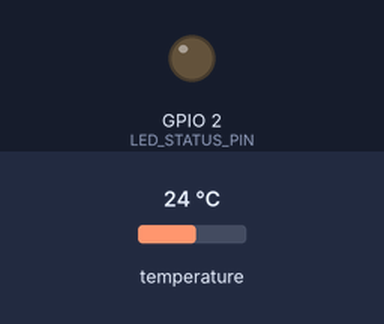
A sketch run on a simulated ESP32. Shown: output pins drawn as LEDs (lit = HIGH). The test bench sets the inputs (shaded band); at power-on: temperature 24 °C. WiFi joins after 1.5 s; servers stay silent unless stated; uploads are accepted with an empty reply; what the sketch prints to the serial monitor is not drawn.

Above: at 6.2 s.
At 10.4 s:
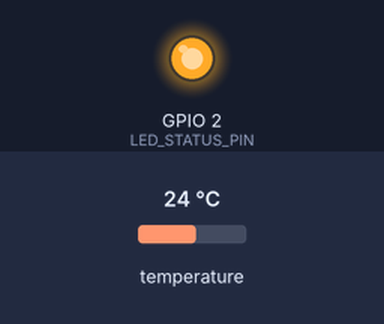
Timing chart, 0 to 15.5 s (numbered marks = the images above):
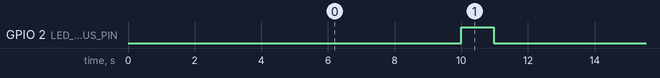

Measured:
- by itself, GPIO 2 (LED_STATUS_PIN): alternates HIGH for 0.97 s and LOW for 9.0 s

The sketch:

vetshield_esp32_ds18b20.ino
```cpp
/*
 * ==============================================================================
 *  VetShield - Physical ESP32 Livestock Telemetry Firmware
 *  Sensor: DS18B20 Waterproof 1-Wire Digital Temperature Probe
 *  Target Microcontroller: ESP32 Dev Module / NodeMCU-32S
 * ==============================================================================
 *
 * WIRING DIAGRAM (DS18B20 to ESP32):
 * ------------------------------------------------------------------------------
 *  DS18B20 Wire Color   Function     ESP32 Pin
 *  ------------------------------------------------------------------------------
 *  RED                  VCC          3.3V (or 5V)
 *  BLACK / BLUE         GND          GND
 *  YELLOW / WHITE       DATA         GPIO 4 (D4)
 *
 *  CRITICAL REQUIREMENT:
 *  Connect a 4.7k Ohm resistor between VCC (3.3V) and DATA (GPIO 4) as a pull-up!
 *  Without this resistor, the sensor cannot communicate on the 1-Wire bus.
 * ------------------------------------------------------------------------------
 *
 * REQUIRED ARDUINO IDE LIBRARIES (Install via Tools > Manage Libraries):
 *  1. "OneWire" by Jim Studt, Tom Pollard, Robin Bliss, Paul Stoffregen
 *  2. "DallasTemperature" by Miles Burton
 * ==============================================================================
 */

#include <WiFi.h>
#include <HTTPClient.h>
#include <OneWire.h>
#include <DallasTemperature.h>

// ==============================================================================
// 1. NETWORK & INGESTION CONFIGURATION
// Replace with your local Wi-Fi credentials and computer's LAN IP address.
// To find your IP on Windows: Open PowerShell and type 'ipconfig' (e.g. 192.168.1.14)
// ==============================================================================
const char* WIFI_SSID     = "YOUR_WIFI_NAME";        // <-- Put your Wi-Fi name here
const char* WIFI_PASSWORD = "YOUR_WIFI_PASSWORD";    // <-- Put your Wi-Fi password here

// Ingestion Endpoint: Use your computer's local IP address on port 5000
const char* SERVER_URL    = "http://192.168.1.14:5000/api/telemetry";

// Device Identification & Security Key (from VetShield Device Management tab)
const char* DEVICE_ID     = "ESP32-VET-01";
const char* DEVICE_API_KEY= "vetshield_sec_esp32_k8912x";

// Hardware Pin Configuration
const int ONE_WIRE_BUS    = 4;     // DS18B20 Data pin connected to GPIO 4
const int LED_STATUS_PIN  = 2;     // Built-in blue LED on most ESP32 boards

// Telemetry Transmission Frequency
const unsigned long SEND_INTERVAL_MS = 10000; // Transmit reading every 10 seconds

// ==============================================================================
// 2. HARDWARE INSTANCES
// ==============================================================================
OneWire oneWire(ONE_WIRE_BUS);
DallasTemperature sensors(&oneWire);

unsigned long lastSendTime = 0;
int transmissionCounter = 0;

void setup() {
  Serial.begin(115200);
  delay(1000);

  pinMode(LED_STATUS_PIN, OUTPUT);
  digitalWrite(LED_STATUS_PIN, LOW);

  Serial.println("\n=======================================================");
  Serial.println("  VetShield ESP32 Hardware Firmware (DS18B20 1-Wire)  ");
  Serial.println("  Device ID: " + String(DEVICE_ID));
  Serial.println("=======================================================");

  // Initialize DS18B20 Probe
  Serial.println("[SENSOR] Initializing DS18B20 probe on GPIO " + String(ONE_WIRE_BUS) + "...");
  sensors.begin();
  int deviceCount = sensors.getDeviceCount();
  Serial.printf("[SENSOR] Detected %d physical 1-Wire temperature sensor(s).\n", deviceCount);

  if (deviceCount == 0) {
    Serial.println("[WARNING] No DS18B20 detected! Please verify:");
    Serial.println("  1. 4.7k Ohm pull-up resistor between 3.3V and GPIO 4.");
    Serial.println("  2. Red to 3.3V, Black to GND, Yellow/White to GPIO 4.");
  }

  // Connect to Wi-Fi
  connectToWiFi();
}

void loop() {
  // Ensure Wi-Fi remains connected
  if (WiFi.status() != WL_CONNECTED) {
    Serial.println("[NETWORK] Wi-Fi lost. Attempting reconnection...");
    connectToWiFi();
  }

  // Periodic Telemetry Acquisition
  unsigned long currentMillis = millis();
  if (currentMillis - lastSendTime >= SEND_INTERVAL_MS) {
    lastSendTime = currentMillis;
    readAndTransmitVitals();
  }
}

// ------------------------------------------------------------------------------
// Helper: Connect to Local Wi-Fi
// ------------------------------------------------------------------------------
void connectToWiFi() {
  Serial.printf("[WIFI] Connecting to SSID: %s ", WIFI_SSID);
  WiFi.mode(WIFI_STA);
  WiFi.begin(WIFI_SSID, WIFI_PASSWORD);

  int attempts = 0;
  while (WiFi.status() != WL_CONNECTED && attempts < 25) {
    delay(500);
    Serial.print(".");
    attempts++;
  }

  if (WiFi.status() == WL_CONNECTED) {
    Serial.println("\n[WIFI] Connected successfully!");
    Serial.print("[WIFI] ESP32 Local IP: ");
    Serial.println(WiFi.localIP());
    Serial.printf("[WIFI] Signal Strength (RSSI): %d dBm\n", WiFi.RSSI());
  } else {
    Serial.println("\n[WIFI] Connection failed. Will retry next cycle.");
  }
}

// ------------------------------------------------------------------------------
// Helper: Acquire Sensor Temperature & Transmit Authenticated Payload
// ------------------------------------------------------------------------------
void readAndTransmitVitals() {
  digitalWrite(LED_STATUS_PIN, HIGH); // Blink LED during transmission

  Serial.println("\n-------------------------------------------------------");
  Serial.printf("[SAMPLE #%d] Requesting DS18B20 core temperature...\n", ++transmissionCounter);

  sensors.requestTemperatures();
  float tempC = sensors.getTempCByIndex(0);

  // Sensor Fault Checks
  if (tempC == DEVICE_DISCONNECTED_C || tempC <= -100.0) {
    Serial.println("[ERROR] Sensor Disconnected (-127°C). Wire fault or missing pull-up.");
    Serial.println("[ACTION] Packet dropped. Not sending invalid reading to backend.");
    digitalWrite(LED_STATUS_PIN, LOW);
    return;
  }

  if (tempC == 85.0) {
    Serial.println("[ERROR] Power-on reset glitch detected (85.0°C). Reading skipped.");
    digitalWrite(LED_STATUS_PIN, LOW);
    return;
  }

  Serial.printf("[SENSOR OK] Actual Measured Body Temp: %.2f °C\n", tempC);

  // Construct JSON Payload
  int rssiVal = WiFi.RSSI();
  String jsonPayload = "{";
  jsonPayload += "\"deviceId\":\"" + String(DEVICE_ID) + "\",";
  jsonPayload += "\"temperature\":" + String(tempC, 2) + ",";
  jsonPayload += "\"unit\":\"C\",";
  jsonPayload += "\"battery\":98,";
  jsonPayload += "\"rssi\":" + String(rssiVal) + ",";
  jsonPayload += "\"firmwareVersion\":\"2.0.0-ds18b20\"";
  jsonPayload += "}";

  // Transmit over HTTP/HTTPS
  if (WiFi.status() == WL_CONNECTED) {
    HTTPClient http;
    http.begin(SERVER_URL);
    http.addHeader("Content-Type", "application/json");
    http.addHeader("X-API-KEY", DEVICE_API_KEY); // Secure device key

    Serial.printf("[INGESTION] Transmitting to: %s\n", SERVER_URL);
    int httpResponseCode = http.POST(jsonPayload);

    if (httpResponseCode > 0) {
      String response = http.getString();
      Serial.printf("[SUCCESS] HTTP %d: %s\n", httpResponseCode, response.c_str());
    } else {
      Serial.printf("[FAILED] HTTP Error code: %d (%s)\n", httpResponseCode, http.errorToString(httpResponseCode).c_str());
      Serial.println("[HINT] Verify that the backend server is running on port 5000 and firewall allows port 5000.");
    }
    http.end();
  } else {
    Serial.println("[ABORT] Cannot transmit: No Wi-Fi connection.");
  }

  digitalWrite(LED_STATUS_PIN, LOW);
}
```
